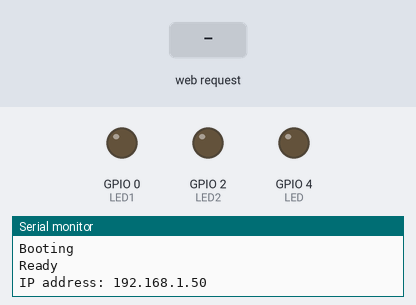
Recording of a sketch running on a simulated ESP8266 (NodeMCU). Shown: output pins drawn as LEDs (lit = HIGH), the last lines printed to the serial monitor. The test bench sets the inputs (shaded band). WiFi joins after 1.5 s; servers stay silent unless stated.

Above: at 2.7 s.
2.8 s: HTTP request GET /5/on received
At 4.0 s:
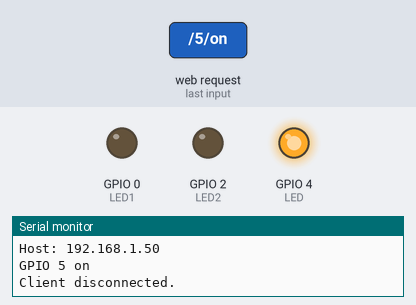
4.3 s: HTTP request GET /4/on received
At 5.4 s:
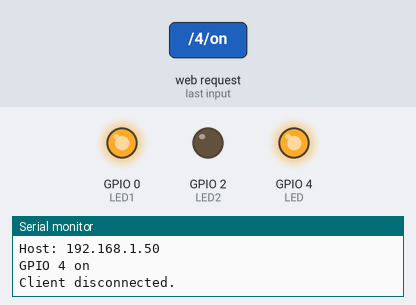
5.8 s: HTTP request GET /5/off received
At 6.5 s:
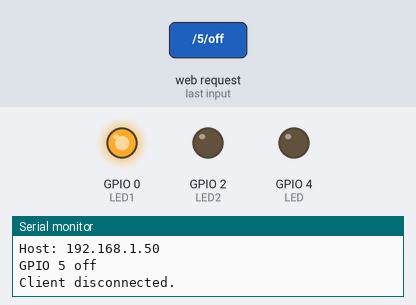
7.3 s: HTTP request GET /3/on received
At 7.7 s:
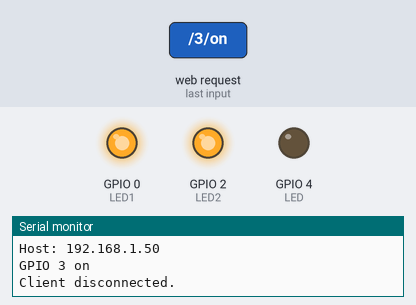
8.8 s: HTTP request GET /4/off received
At 10.0 s:
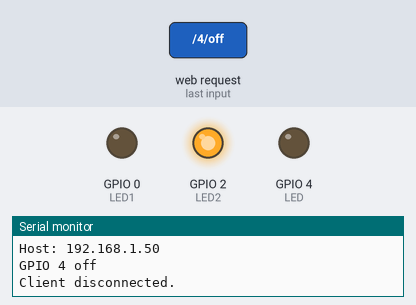
10.3 s: HTTP request GET /3/off received
At 11.2 s:
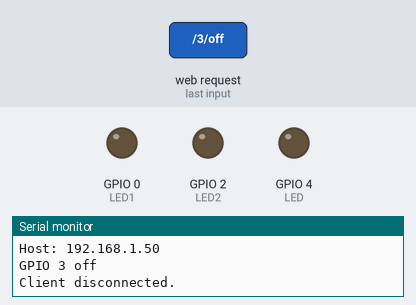
Timing chart, 0 to 12.8 s (numbered marks = the images above; inputs shaded):
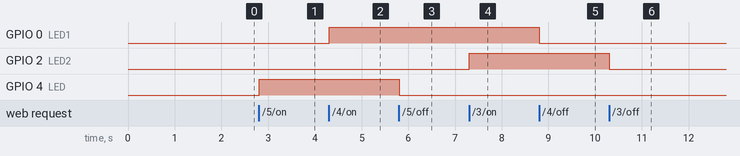

Measured:
- after the input at 2.8 s, GPIO 4 (LED): LOW → HIGH at once
- after the input at 4.3 s, GPIO 0 (LED1): LOW → HIGH at once
- after the input at 5.8 s, GPIO 4 (LED): HIGH → LOW at once
- after the input at 7.3 s, GPIO 2 (LED2): LOW → HIGH at once
- after the input at 8.8 s, GPIO 0 (LED1): HIGH → LOW at once
- after the input at 10.3 s, GPIO 2 (LED2): HIGH → LOW at once

The sketch:

ota.ino
```cpp
#include <ESP8266WiFi.h>
#include <ESP8266mDNS.h>
#include <WiFiUdp.h>
#include <ArduinoOTA.h>

// Replace with your network credentials
const char* ssid = "renz";
const char* password = "12345678";

const int LED = 4;
const int LED1 = 0;
const int LED2 = 2;

WiFiServer server(80);

String header;

String output5State = "off";
String output4State = "off";
String output3State = "off";

// Current time
unsigned long currentTime = millis();
// Previous time
unsigned long previousTime = 0;
// Define timeout time in milliseconds (example: 2000ms = 2s)
const long timeoutTime = 2000;

void setup() {
  Serial.begin(115200);
  Serial.println("Booting");
  WiFi.mode(WIFI_STA);
  WiFi.begin(ssid, password);
  while (WiFi.waitForConnectResult() != WL_CONNECTED) {
    Serial.println("Connection Failed! Rebooting...");
    delay(5000);
    ESP.restart();
  }

  ArduinoOTA.onStart([]() {
    Serial.println("Start");
  });
  ArduinoOTA.onEnd([]() {
    Serial.println("\nEnd");
  });
  ArduinoOTA.onProgress([](unsigned int progress, unsigned int total) {
    Serial.printf("Progress: %u%%\r", (progress / (total / 100)));
  });
  ArduinoOTA.onError([](ota_error_t error) {
    Serial.printf("Error[%u]: ", error);
    if (error == OTA_AUTH_ERROR) Serial.println("Auth Failed");
    else if (error == OTA_BEGIN_ERROR) Serial.println("Begin Failed");
    else if (error == OTA_CONNECT_ERROR) Serial.println("Connect Failed");
    else if (error == OTA_RECEIVE_ERROR) Serial.println("Receive Failed");
    else if (error == OTA_END_ERROR) Serial.println("End Failed");
  });
  ArduinoOTA.begin();
  Serial.println("Ready");
  Serial.print("IP address: ");
  Serial.println(WiFi.localIP());
  pinMode(LED, OUTPUT);
  pinMode(LED1, OUTPUT);
  pinMode(LED2, OUTPUT);
  server.begin();
}

void loop() {
  ArduinoOTA.handle();
  WiFiClient client = server.available();  // Listen for incoming clients
  if (client) {                            // If a new client connects,
    Serial.println("New Client.");         // print a message out in the serial port
    String currentLine = "";               // make a String to hold incoming data from the client
    currentTime = millis();
    previousTime = currentTime;
    while (client.connected() && currentTime - previousTime <= timeoutTime) {  // loop while the client's connected
      currentTime = millis();
      if (client.available()) {  // if there's bytes to read from the client,
        char c = client.read();  // read a byte, then
        Serial.write(c);         // print it out the serial monitor
        header += c;
        if (c == '\n') {  // if the byte is a newline character
          // if the current line is blank, you got two newline characters in a row.
          // that's the end of the client HTTP request, so send a response:
          if (currentLine.length() == 0) {
            // HTTP headers always start with a response code (e.g. HTTP/1.1 200 OK)
            // and a content-type so the client knows what's coming, then a blank line:
            client.println("HTTP/1.1 200 OK");
            client.println("Content-type:text/html");
            client.println("Connection: close");
            client.println();

            // turns the GPIOs on and off
            if (header.indexOf("GET /5/on") >= 0) {
              Serial.println("GPIO 5 on");
              output5State = "on";
              digitalWrite(LED, HIGH);
            } else if (header.indexOf("GET /5/off") >= 0) {
              Serial.println("GPIO 5 off");
              output5State = "off";
              digitalWrite(LED, LOW);
            } else if (header.indexOf("GET /4/on") >= 0) {
              Serial.println("GPIO 4 on");
              output4State = "on";
              digitalWrite(LED1, HIGH);
            } else if (header.indexOf("GET /4/off") >= 0) {
              Serial.println("GPIO 4 off");
              output4State = "off";
              digitalWrite(LED1, LOW);
            } else if (header.indexOf("GET /3/on") >= 0) {
              Serial.println("GPIO 3 on");
              output3State = "on";
              digitalWrite(LED2, HIGH);
            } else if (header.indexOf("GET /3/off") >= 0) {
              Serial.println("GPIO 3 off");
              output3State = "off";
              digitalWrite(LED2, LOW);
            }

            // Display the HTML web page
            client.println("<!DOCTYPE html><html>");
            client.println("<head><meta name=\"viewport\" content=\"width=device-width, initial-scale=1\">");
            client.println("<link rel=\"icon\" href=\"data:,\">");
            // CSS to style the on/off buttons
            // Feel free to change the background-color and font-size attributes to fit your preferences
            client.println("<style>html { font-family: Helvetica; display: inline-block; margin: 0px auto; text-align: center;}");
            client.println(".button { background-color: #195B6A; border: none; color: white; padding: 16px 40px;");
            client.println("text-decoration: none; font-size: 30px; margin: 2px; cursor: pointer;}");
            client.println(".button2 {background-color: #77878A;}</style></head>");

            // Web Page Heading
            client.println("<body><h1>LED CONTROL</h1>");

            // Display current state, and ON/OFF buttons for GPIO 5
            client.println("<p>Lampu Merah " + output5State + "</p>");
            // If the output5State is off, it displays the ON button
            if (output5State == "off") {
              client.println("<p><a href=\"/5/on\"><button class=\"button\">ON</button></a></p>");
            } else {
              client.println("<p><a href=\"/5/off\"><button class=\"button button2\">OFF</button></a></p>");
            }

            // Display current state, and ON/OFF buttons for GPIO 4
            client.println("<p>Lampu Kuning" + output4State + "</p>");
            // If the output4State is off, it displays the ON button
            if (output4State == "off") {
              client.println("<p><a href=\"/4/on\"><button class=\"button\">ON</button></a></p>");
            } else {
              client.println("<p><a href=\"/4/off\"><button class=\"button button2\">OFF</button></a></p>");
            }


            // Display current state, and ON/OFF buttons for GPIO 5
            client.println("<p>Lampu Hijau " + output3State + "</p>");
            // If the output5State is off, it displays the ON button
            if (output3State == "off") {
              client.println("<p><a href=\"/3/on\"><button class=\"button\">ON</button></a></p>");
            } else {
              client.println("<p><a href=\"/3/off\"><button class=\"button button2\">OFF</button></a></p>");
            }

            client.println("</body></html>");
            // The HTTP response ends with another blank line
            client.println();
            // Break out of the while loop
            break;
          } else {  // if you got a newline, then clear currentLine
            currentLine = "";
          }
        } else if (c != '\r') {  // if you got anything else but a carriage return character,
          currentLine += c;      // add it to the end of the currentLine
        }
      }
    }
    // Clear the header variable
    header = "";
    // Close the connection
    client.stop();
    Serial.println("Client disconnected.");
    Serial.println("");
  }
}
```
